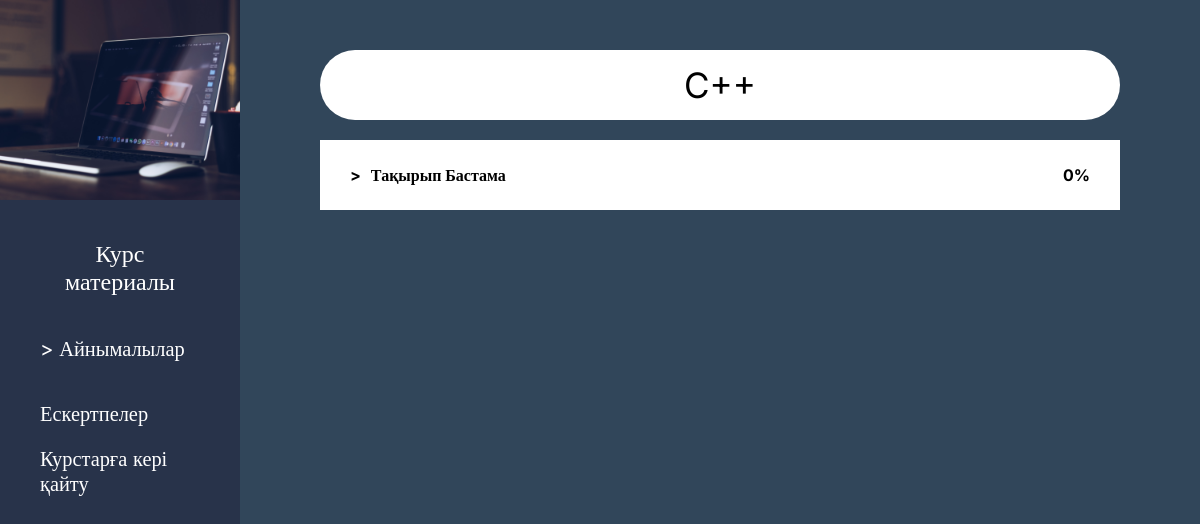
The page /course/2/theme/2 on the database its author committed.
### online_courses/models.py (models this page shows, shortened)
class CourseSubject(models.Model):
    course_pk=models.ForeignKey(CourseGeneral,on_delete=models.CASCADE)
    subject_name=models.CharField(max_length=50)
    def __str__(self)  :
        return self.subject_name
    class Meta:
        verbose_name = "Тақырып"
        verbose_name_plural = "Тақыраптар"

class CourseGeneral(models.Model):
    author = models.ForeignKey(settings.AUTH_USER_MODEL, on_delete=models.CASCADE)
    title = models.CharField(max_length=30)
    info = models.TextField()
    created_date = models.DateTimeField(default=timezone.now)
    published_date = models.DateTimeField(blank=True, null=True)
    course_icon = models.ImageField(upload_to='media/', blank=True ,default='qwert',null=True)
    class Meta:
        verbose_name = "Курс туралы толық ақпарат"
        verbose_name_plural = "Курстар туралы толық ақпарат"

### online_courses/views.py (the view)
# urls.py: path('course/<int:pk>/theme/<int:thempk>', views.open_theme_course, name='full_course'),
def open_theme_course(request,pk,thempk):
    all_themes=CourseSubject.objects.filter(course_pk=pk)
    course=get_object_or_404(CourseGeneral,pk=pk)
    first_theme=CourseSubject.objects.get(pk=thempk)
    return render(request ,'online_courses/course-read.html',{'all_themes':all_themes,'course':course,'them':first_theme})

### online_courses/templates/online_courses/course-read.html (shortened to what this page needs)
{% load static %}
<!DOCTYPE html>
<html lang="en">
<head>
    <link rel="stylesheet" href="{% static 'assets/css/second.css' %} ">
</head>
<body>
    <main class="main-content">
        <div class="main-sidebar">
            <div class="main-sidebar__top">
                <img src="{% static 'assets/img/sidebar-right.jpg' %}" alt="">
            </div>
            <div class="main-sidebar__area">
                <h3>Курс материалы</h3>
                <div class="main-sidebar__area-anh">
                    {% for theme in all_themes %}
                    <a href="{% url 'full_course' pk=course.pk  thempk=theme.pk %}"> > {{theme}}</a>
                    {% endfor %}
                </div>
                <div class="main-sidebar__area-anh2">
                    <a href="#">Ескертпелер</a>
                    <a href="{% url 'all_courses'%}">Курстарға кері қайту</a>
                </div>
            </div>
        </div>
        {% block content %}
        <div class="main-area">
            <div class="main-area__top">{{ course.title }}</div>
            <div class="main-area__item">
                <div class="main-area__item-top">
                    <div class="main-area__item-title">
                        <span class="main-rotate"> > </span>
                        <span> Тақырып {{ them }} </span>
                    </div>
                    <div class="main-area__item-progress">0%</div>
                </div>
            </div>
        </div>
        {% endblock %}
    </main>
</body>
</html>

### online_courses/static/assets/css/second.css (style rules this page uses)
* { padding: 0; margin: 0; box-sizing: border-box; text-decoration: none; }
.main-content { min-height: 100vh; background: #31465a; }
.main-sidebar { height: 100vh; position: fixed; top: 0; left: 0; width: 20%; background: rgb(40, 51, 74); }
.main-sidebar__top { height: 200px; width: 100%; }
.main-sidebar__top img { width: 100%; height: 100%; object-fit: cover; }
.main-sidebar__area { padding: 40px; }
.main-sidebar__area h3 { font-family: 'Inter'; font-weight: 400; font-size: 24px; line-height: 28px; color: #ffffff; text-align: center; margin-bottom: 40px; }
.main-sidebar__area-anh a, .main-sidebar__area-anh2 a { font-family: 'Inter'; font-weight: 400; font-size: 20.39px; line-height: 25px; color: #fff; }
.main-sidebar__area-anh2 { margin-top: 40px; }
.main-sidebar__area-anh, .main-sidebar__area-anh2 { display: flex; flex-direction: column; gap: 20px; }
.main-area { width: 70%; height: 50vh; margin-left: 25%; padding: 20px; position: relative; top: 30px; border-radius: 30px; }
.main-area__top { width: 100%; height: 70px; background: #fff; border-radius: 35px; font-family: 'Inter'; font-weight: 400; font-size: 35px; line-height: 30px; color: #000000; display: flex; align-items: center; justify-content: center; margin-bottom: 20px; }
.main-rotate { display: flex; }
.main-area__item { width: 100%; height: 70px; background: #fff; overflow: hidden; margin-bottom: 20px; }
.main-area__item-top { display: flex; justify-content: space-between; align-items: center; height: 70px; padding-left: 30px; padding-right: 30px; }
.main-area__item-title { display: flex; gap: 10px; }
.main-area__item-title, .main-area__item-progress { font-family: 'Inter'; font-weight: bold; font-size: 16px; line-height: 19px; color: #000000; }

### rows shown on the page
CourseSubject: subject_name "Айнымалылар"
CourseGeneral: title "C++"
CourseSubject: subject_name "Бастама"
